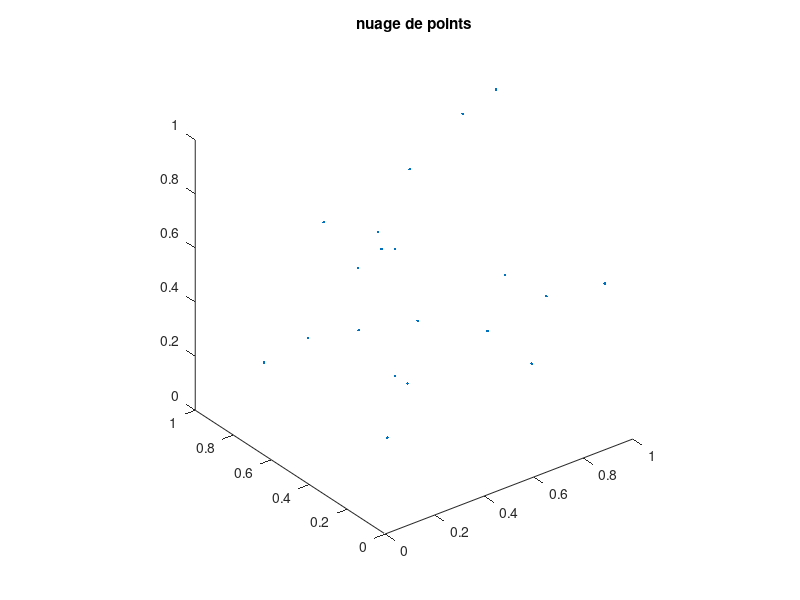

This chart was generated by the following MATLAB code: (Note: this script raises an error after producing the figure.)
%% Le plus petit cercle englobant (algorithme naive)
% SABIR ILYASS
close all; clearvars;

%% construire le nuage de points dans le carré [0,1]²
n = 20;
points = rand(3,n);

%% affichage de nuage de points
figure;
plot3(points(1,:), points(2,:), points(3,:), '.');
axis square; axis equal;
title("nuage de points");
axis([0 1 0 1 0 1]); hold on;

%% l'algo naive: (pour n>=4)
RAYON = Inf; CENTRE_X = 0; CENTRE_Y = 0; CENTRE_Z = 0;

for i = 1:n
    for j = 1:n
        if (j ~= i)
            for k = 1:n
                if (k ~= i && k ~= j)
                    for l = 1:n
                        if (l ~= i && l ~= j && l ~= k)
                            [centreX, centreY, centreZ, rayon] = Sphere(points(1,i), points(2,i), points(3,i), points(1,j), points(2,j), points(3,j), points(1,k), points(2,k), points(3,k), points(1,l), points(2,l), points(3,l));
                            count = 4;
                            for m = 1:n
                                if (m ~= i && m ~= j && m ~= k && m ~= l)
                                    distance = sqrt((points(1,m) - centreX)^2 + (points(2,m) - centreY)^2 + (points(3,m) - centreZ)^2);
                                    if (distance <= rayon)
                                        count = count + 1;
                                    end
                                end
                            end
                            if (count == n)
                                if rayon < RAYON
                                    RAYON = rayon;
                                   CENTRE_X = centreX;
                                    CENTRE_Y = centreY;
                                    CENTRE_Z = centreZ;
                                end
                            end
                        end
                    end
                end
            end
        end
    end
end

centre = [CENTRE_X CENTRE_Y, CENTRE_Z];

[x,y,z]=sphere(50);
 
x = x * RAYON + CENTRE_X;
y = y * RAYON + CENTRE_Y;
z = z * RAYON + CENTRE_Z;
 
surf(x,y,z)
axis equal
